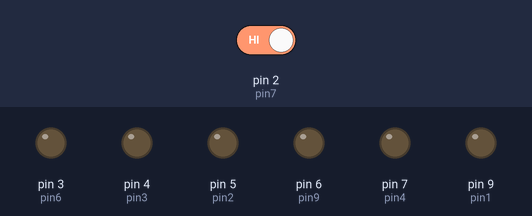
A sketch run on a simulated Arduino Uno, built with avr-gcc and run on an emulated ATmega328P. On the bench: output pins drawn as LEDs (lit = HIGH). Inputs (shaded band) come from the test bench; at power-on: pin 2 (pin7) HIGH.

Above: at 1.2 s.
1.3 s: pin 2 (pin7) driven LOW
At 2.5 s:
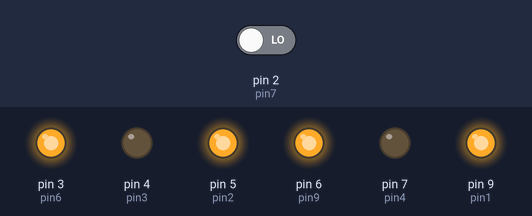
2.8 s: pin 2 (pin7) driven HIGH
At 3.9 s:
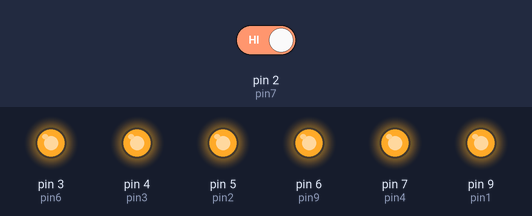
4.3 s: pin 2 (pin7) driven LOW
At 5.0 s:
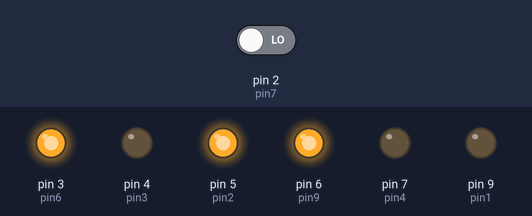
Timing chart, 0 to 7.3 s (numbered marks = the images above; inputs shaded):
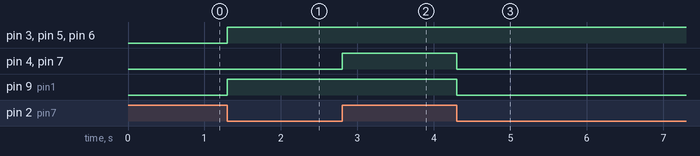

The sketch:

sega_slave.ino
```cpp
byte pin7 = 2;
byte pin1 = 9;
byte pin2 = 5;
byte pin3 = 4;//L
byte pin4 = 7;
byte pin6 = 3;//A
byte pin9 = 6;

int incomingByte = 0;
int counter = 0;
word pinsPressed = 0x0;//FFFF;
word lastBtnsPressed;
int numTimesThrough = 0;

typedef struct
{
    byte pin;
    char key;
    word idx;
} output;


output outputMap[] = {
    { pin1, 'U', 0x100},//0x100
    { pin2, 'D', 0x200},
    { pin3, 'L', 0x400},
    { pin4, 'R', 0x800},
    { pin6, 'B', 0x1000},
    { pin9, 'C', 0x2000},
    { pin6, 'A', 0x10},
    { pin9, 'S', 0x20}
};

const byte BUTTONS = 8;

void loop() {}
void setup() {
  // put your setup code here, to run once:
  Serial.begin(9600);

  pinMode(pin1, OUTPUT);
  pinMode(pin7, INPUT);
  pinMode(pin9, OUTPUT);
  pinMode(pin2, OUTPUT);
  pinMode(pin3, OUTPUT);
  pinMode(pin4, OUTPUT);
  pinMode(pin6, OUTPUT);
  pinMode(pin9, OUTPUT);
  attachInterrupt(digitalPinToInterrupt(pin7), readValue, CHANGE);
  word initState = 0xFFFF;//0x0000;//0xFFDF;
  //initController(initState);
  lastBtnsPressed = initState;
}

void cyclePins(){
  for(int i = 0; i < 4; i++){
    writeController(i % 2 == 0);
  }
  lastBtnsPressed = 0xFFFF;
}

void readValue(){
  int selectPin = digitalRead(pin7);
  writeController(selectPin);
}

byte cycle = 0;
void writeController(int selectPin){
  if(selectPin == 0){
    writeLow();
  }
  else if(selectPin == 1){
    writeHigh();
  }
}


void writeLow(){
  word lastBtnsPressed = pinsPressed;

  byte bitValue = (0x1 & (lastBtnsPressed >> 8));// U


  byte a = ((lastBtnsPressed >> 4) & 0x1) << 3;
  byte s = ((lastBtnsPressed >> 5) & 0x1) << 6;

  byte l = 0x1 << 4;
  byte r = 0x1 << 7;

  byte ctrlOn = l | r;

  PORTD = ( PORTD & 0x7 ) | ~(ctrlOn |  a | s);
  PORTB = (PORTB ^ 0x2) | (bitValue << 1);

  //Clear Approach
  //pinsPressed = pinsPressed & 0xFF00;

}

void writeHigh(){
  word lastBtnsPressed = pinsPressed;

  // Up is not working 2/9/2020
  byte bitValue = ~(0x1 & (0x1 & (lastBtnsPressed >> 8)));// U


  byte d = ((lastBtnsPressed >> 9)& 0x1) << 5;
  byte l = ((lastBtnsPressed >> 10)& 0x1) << 4;
  byte r = ((lastBtnsPressed >> 11)& 0x1) << 7;
  byte c = ((lastBtnsPressed >> 13) & 0x1) << 6;
  byte b = ((lastBtnsPressed >> 12) & 0x1) << 3;

  byte port = ~(d | l | r | b | c);

  byte toWrite = (PORTD & 0x7) | port;
  PORTD = toWrite;
  PORTB = (PORTB ^ 0x2) | (bitValue << 1);

  //Clear Approach
  //pinsPressed = pinsPressed & 0x00FF;
}

void initController(word pinCode){
  //lastBtnsPressed = ~pinCode;
  //Serial.println(lastBtnsPressed);

  byte bitValue = 0x0;//(0x1 & (lastBtnsPressed >> 8));// U
  PORTB = (PORTB ^ 0x2) | (bitValue << 1);

  byte a = ((lastBtnsPressed >> 4) & 0x1) << 3;
  byte s = ((lastBtnsPressed >> 5) & 0x1) << 6;
  byte d = ((lastBtnsPressed >> 9)& 0x1) << 5;
  byte l = ((lastBtnsPressed >> 10)& 0x1) << 4;
  byte r = ((lastBtnsPressed >> 11)& 0x1) << 7;
  byte c = ((lastBtnsPressed >> 13) & 0x1) << 6;
  byte b = ((lastBtnsPressed >> 12) & 0x1) << 3;


  byte port = ~(a | s | d | l | r | b | c | 0x7);

  byte toWrite = (PORTD & 0x7) | port;

  PORTD = toWrite;

}

void serialEvent(){
  char bits[4] = "0000";
  Serial.readBytesUntil('\n', bits, 5);
  char * pEnd;

  pinsPressed = strtol(bits, &pEnd, 16);
}
```

ControllerEmulator.h
```cpp
#ifndef ControllerEmulator_h
#define ControllerEmulator_h

#include "Arduino.h"

class ControllerEmulator {
    public:
        ControllerEmulator(){

        }
    private:
        word lastBtnsPressed;
};

#endif
```

controller_emulator.cpp
```cpp
#include <stdio.h>
using namespace std;


#include "ControllerEmulator.h"

/*
int main()
{
    printf("Hello worlds");
    return 0;
}
*/
```

Measured:
- after the input at 1.3 s, pin 3 (pin6), pin 5 (pin2), pin 6 (pin9), pin 9 (pin1): LOW → HIGH at once
- after the input at 2.8 s, pin 4 (pin3), pin 7 (pin4): LOW → HIGH at once
- after the input at 4.3 s, pin 4 (pin3), pin 7 (pin4), pin 9 (pin1): HIGH → LOW at once
